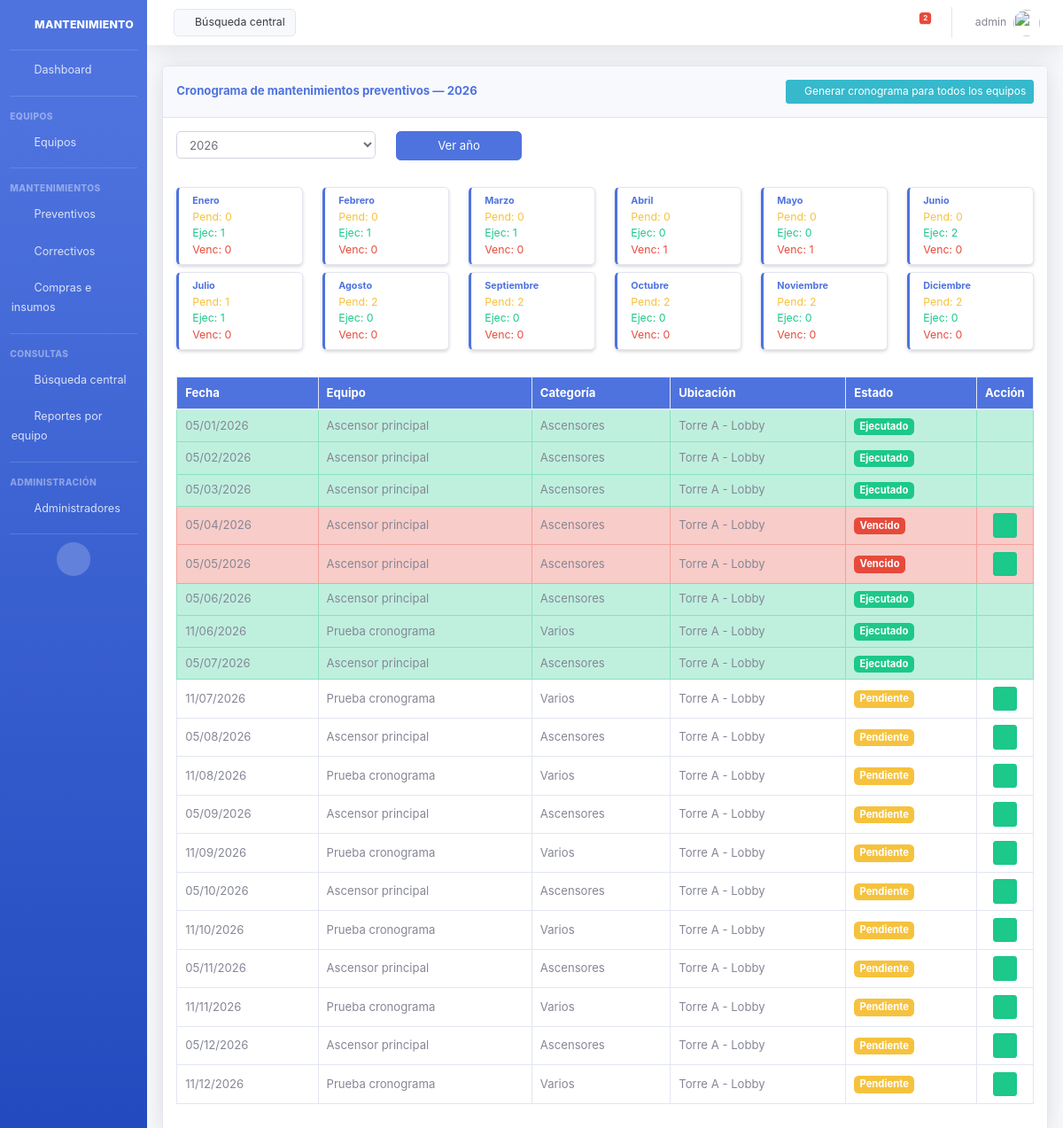
The app's page /api/preventivos/cronograma/ (signed in) with its own data.
### core/models.py (models this page shows, shortened)
class Administrador(AbstractUser):
    pass

class MantenimientoPreventivo(models.Model):
    ESTADO_CHOICES = [
        ('pendiente', 'Pendiente'),
        ('ejecutado', 'Ejecutado'),
        ('vencido', 'Vencido'),
    ]
    equipo = models.ForeignKey(Equipo, on_delete=models.CASCADE, related_name='mantenimientos_preventivos')
    fecha_programada = models.DateField()
    fecha_ejecutada = models.DateField(null=True, blank=True)
    estado = models.CharField(max_length=20, choices=ESTADO_CHOICES, default='pendiente')
    descripcion = models.TextField(blank=True, verbose_name='Descripción del trabajo')
    costo = models.DecimalField(max_digits=10, decimal_places=2, default=0)
    tecnico_responsable = models.CharField(max_length=200, blank=True)
    observaciones = models.TextField(blank=True)
    registrado_por = models.ForeignKey(get_user_model(), on_delete=models.SET_NULL, null=True, blank=True)
    fecha_registro = models.DateTimeField(auto_now_add=True)
    class Meta:
        ordering = ['fecha_programada']
        verbose_name = 'Mantenimiento preventivo'
        verbose_name_plural = 'Mantenimientos preventivos'
        unique_together = ['equipo', 'fecha_programada']

class Equipo(models.Model):
    nombre = models.CharField(max_length=200)
    categoria = models.CharField(max_length=80, choices=CATEGORIA_EQUIPO_CHOICES, default='varios')
    ubicacion = models.CharField(max_length=200)
    marca = models.CharField(max_length=100, blank=True)
    modelo = models.CharField(max_length=100, blank=True)
    numero_serie = models.CharField(max_length=100, blank=True)
    frecuencia_preventiva = models.CharField(max_length=20, choices=FRECUENCIA_CHOICES, default='mensual')
    fecha_base_programacion = models.DateField(help_text='Fecha de referencia para el cronograma anual')
    proveedor_servicio = models.CharField(max_length=200, blank=True)
    observaciones = models.TextField(blank=True)
    activo = models.BooleanField(default=True)
    fecha_registro = models.DateTimeField(auto_now_add=True)
    class Meta:
        ordering = ['categoria', 'nombre']
        verbose_name = 'Equipo'
        verbose_name_plural = 'Equipos'

### core/views.py (the view, shortened to what this page needs)
# urls.py: path('preventivos/cronograma/', cronograma_preventivos, name='cronograma-preventivos'),
def cronograma_preventivos(request):
    actualizar_estados_vencidos()
    anio = int(request.GET.get('anio', date.today().year))
    preventivos = MantenimientoPreventivo.objects.filter(
        fecha_programada__year=anio,
    ).select_related('equipo').order_by('fecha_programada')
    resumen_mes = {}
    for num, nombre in MESES:
        qs = preventivos.filter(fecha_programada__month=num)
        resumen_mes[nombre] = {
            'pendiente': qs.filter(estado='pendiente').count(),
            'ejecutado': qs.filter(estado='ejecutado').count(),
            'vencido': qs.filter(estado='vencido').count(),
        }
    return render(request, 'core/cronograma_preventivos.html', {
        'preventivos': preventivos,
        'anio_seleccionado': anio,
        'anios_disponibles': list(range(date.today().year - 1, date.today().year + 3)),
        'resumen_mes': resumen_mes,
    })

### core/views.py (called while the page is built)
def actualizar_estados_vencidos():
    MantenimientoPreventivo.objects.filter(
        estado='pendiente',
        fecha_programada__lt=date.today(),
    ).update(estado='vencido')

### core/templates/core/cronograma_preventivos.html (shortened to what this page needs)
{% extends 'core/base.html' %}
{% block content %}
<div class="card shadow mb-4">
    <div class="card-header py-3 d-flex justify-content-between align-items-center flex-wrap">
        <h6 class="m-0 font-weight-bold text-primary">Cronograma de mantenimientos preventivos — {{ anio_seleccionado }}</h6>
        <form method="post" class="d-inline mt-2 mt-md-0">
            <button type="submit" class="btn btn-info btn-sm">
                <i class="fas fa-sync"></i> Generar cronograma para todos los equipos
            </button>
        </form>
    </div>
    <div class="card-body">
        <form method="get" class="row filtros-inline mb-4">
            <div class="col-12 col-sm-6 col-md-3 mb-2">
                <select name="anio" class="form-control">
                    {% for anio in anios_disponibles %}
                    <option value="{{ anio }}" {% if anio == anio_seleccionado %}selected{% endif %}>{{ anio }}</option>
                    {% endfor %}
                </select>
            </div>
            <div class="col-12 col-sm-6 col-md-2 mb-2"><button class="btn btn-primary btn-block">Ver año</button></div>
        </form>
        <div class="row mb-4">
            {% for mes, datos in resumen_mes.items %}
            <div class="col-6 col-sm-4 col-md-3 col-lg-2 mb-2">
                <div class="card border-left-primary shadow-sm h-100">
                    <div class="card-body py-2 px-3">
                        <div class="text-xs font-weight-bold text-primary">{{ mes }}</div>
                        <small class="text-warning d-block">Pend: {{ datos.pendiente }}</small>
                        <small class="text-success d-block">Ejec: {{ datos.ejecutado }}</small>
                        <small class="text-danger d-block">Venc: {{ datos.vencido }}</small>
                    </div>
                </div>
            </div>
            {% endfor %}
        </div>
        <div class="table-responsive">
            <table id="tabla-datos" class="table table-bordered table-sm table-hover">
                <thead class="bg-primary text-white">
                    <tr>
                        <th>Fecha</th>
                        <th>Equipo</th>
                        <th>Categoría</th>
                        <th>Ubicación</th>
                        <th>Estado</th>
                        <th class="col-acciones">Acción</th>
                    </tr>
                </thead>
                <tbody>
                    {% for p in preventivos %}
                    <tr class="{% if p.estado == 'vencido' %}table-danger{% elif p.estado == 'ejecutado' %}table-success{% endif %}">
                        <td>{{ p.fecha_programada|date:"d/m/Y" }}</td>
                        <td>{{ p.equipo.nombre }}</td>
                        <td>{{ p.equipo.get_categoria_display }}</td>
                        <td>{{ p.equipo.ubicacion }}</td>
                        <td><span class="badge badge-{% if p.estado == 'ejecutado' %}success{% elif p.estado == 'vencido' %}danger{% else %}warning{% endif %}">{{ p.get_estado_display }}</span></td>
                        <td class="td-acciones">
                            {% if p.estado != 'ejecutado' %}
                            <div class="tabla-acciones">
                                <a href="{% url 'preventivo-ejecutar' p.id %}" class="btn btn-success btn-sm" title="Marcar ejecutado"><i class="fas fa-check"></i></a>
                            </div>
                            {% endif %}
                        </td>
                    </tr>
                    {% endfor %}
                </tbody>
            </table>
        </div>
    </div>
</div>
{% endblock %}
{% block extra_css %}
<link rel="stylesheet" href="https://cdn.datatables.net/1.13.6/css/dataTables.bootstrap4.min.css">
{% endblock %}

### core/templates/core/header.html (shortened to what this page needs)
{% load static %}
<nav class="navbar navbar-expand navbar-light bg-white topbar mb-4 static-top shadow">
    <a href="{% url 'busqueda-central' %}" class="d-none d-sm-inline-block btn btn-light border small mr-auto ml-md-3 my-2 my-md-0">
        <i class="fas fa-search fa-sm"></i> Búsqueda central
    </a>
    <ul class="navbar-nav ml-auto">
        <li class="nav-item dropdown no-arrow mx-1">
            <a class="nav-link dropdown-toggle" href="#" id="alertsDropdown" role="button" data-toggle="dropdown"
               aria-haspopup="true" aria-expanded="false">
                <i class="fas fa-bell fa-fw"></i>
                <span class="badge badge-danger badge-counter" id="alert-count">0</span>
            </a>
        </li>
        <li class="nav-item dropdown no-arrow">
            <a class="nav-link dropdown-toggle" href="#" id="userDropdown" role="button"
               data-toggle="dropdown" aria-haspopup="true" aria-expanded="false">
                <span class="mr-2 d-none d-lg-inline text-gray-600 small">{{ request.user.username }}</span>
                <img class="img-profile rounded-circle" src="{% static 'img/undraw_profile.svg' %}">
            </a>
        </li>
    </ul>
</nav>

### core/static/css/mantenimiento.css (style rules this page uses)
html { font-size: 15px; }
body { font-size: 0.9375rem; }
h6, .h6 { font-size: 0.88rem; }
.table { font-size: 0.875rem; }
.table th, .table td { padding: 0.5rem 0.6rem; vertical-align: middle; }
.btn { font-size: 0.875rem; }
.btn-sm { font-size: 0.8rem; padding: 0.25rem 0.5rem; }
.form-control, .custom-select, select.form-control { font-size: 0.875rem; padding: 0.4rem 0.65rem; height: calc(1.5em + 0.65rem + 2px); }
.card-header { padding: 0.6rem 1rem; }
.card-body { padding: 1rem; }
.badge { font-size: 0.75rem; padding: 0.35em 0.55em; }
.text-xs { font-size: 0.72rem !important; }
.small, small { font-size: 0.82rem; }
.topbar { height: 3.4rem !important; }
.topbar .nav-link { font-size: 0.875rem; }
.tabla-acciones { display: inline-flex; flex-wrap: nowrap; align-items: center; justify-content: center; gap: 0.35rem; }
.tabla-acciones .btn { margin: 0; flex-shrink: 0; }
td.td-acciones, th.col-acciones { text-align: center; white-space: nowrap; width: 1%; }

### records on screen
Administrador: user.username "admin"
MantenimientoPreventivo: fecha_programada "05/01/2026", equipo.nombre "Ascensor principal", equipo.categoria "Ascensores", equipo.ubicacion "Torre A - Lobby", estado "Ejecutado"
MantenimientoPreventivo: fecha_programada "05/02/2026", equipo.nombre "Ascensor principal", equipo.categoria "Ascensores", equipo.ubicacion "Torre A - Lobby", estado "Ejecutado"
MantenimientoPreventivo: fecha_programada "05/03/2026", equipo.nombre "Ascensor principal", equipo.categoria "Ascensores", equipo.ubicacion "Torre A - Lobby", estado "Ejecutado"
MantenimientoPreventivo: fecha_programada "05/04/2026", equipo.nombre "Ascensor principal", equipo.categoria "Ascensores", equipo.ubicacion "Torre A - Lobby", estado "Vencido"
MantenimientoPreventivo: fecha_programada "05/05/2026", equipo.nombre "Ascensor principal", equipo.categoria "Ascensores", equipo.ubicacion "Torre A - Lobby", estado "Vencido"
MantenimientoPreventivo: fecha_programada "05/06/2026", equipo.nombre "Ascensor principal", equipo.categoria "Ascensores", equipo.ubicacion "Torre A - Lobby", estado "Ejecutado"
MantenimientoPreventivo: fecha_programada "11/06/2026", equipo.nombre "Prueba cronograma", equipo.categoria "Varios", equipo.ubicacion "Torre A - Lobby", estado "Ejecutado"
MantenimientoPreventivo: fecha_programada "05/07/2026", equipo.nombre "Ascensor principal", equipo.categoria "Ascensores", equipo.ubicacion "Torre A - Lobby", estado "Ejecutado"
MantenimientoPreventivo: fecha_programada "11/07/2026", equipo.nombre "Prueba cronograma", equipo.categoria "Varios", equipo.ubicacion "Torre A - Lobby", estado "Pendiente"
MantenimientoPreventivo: fecha_programada "05/08/2026", equipo.nombre "Ascensor principal", equipo.categoria "Ascensores", equipo.ubicacion "Torre A - Lobby", estado "Pendiente"
MantenimientoPreventivo: fecha_programada "11/08/2026", equipo.nombre "Prueba cronograma", equipo.categoria "Varios", equipo.ubicacion "Torre A - Lobby", estado "Pendiente"
MantenimientoPreventivo: fecha_programada "05/09/2026", equipo.nombre "Ascensor principal", equipo.categoria "Ascensores", equipo.ubicacion "Torre A - Lobby", estado "Pendiente"
MantenimientoPreventivo: fecha_programada "11/09/2026", equipo.nombre "Prueba cronograma", equipo.categoria "Varios", equipo.ubicacion "Torre A - Lobby", estado "Pendiente"
MantenimientoPreventivo: fecha_programada "05/10/2026", equipo.nombre "Ascensor principal", equipo.categoria "Ascensores", equipo.ubicacion "Torre A - Lobby", estado "Pendiente"
MantenimientoPreventivo: fecha_programada "11/10/2026", equipo.nombre "Prueba cronograma", equipo.categoria "Varios", equipo.ubicacion "Torre A - Lobby", estado "Pendiente"
MantenimientoPreventivo: fecha_programada "05/11/2026", equipo.nombre "Ascensor principal", equipo.categoria "Ascensores", equipo.ubicacion "Torre A - Lobby", estado "Pendiente"
MantenimientoPreventivo: fecha_programada "11/11/2026", equipo.nombre "Prueba cronograma", equipo.categoria "Varios", equipo.ubicacion "Torre A - Lobby", estado "Pendiente"
MantenimientoPreventivo: fecha_programada "05/12/2026", equipo.nombre "Ascensor principal", equipo.categoria "Ascensores", equipo.ubicacion "Torre A - Lobby", estado "Pendiente"
MantenimientoPreventivo: fecha_programada "11/12/2026", equipo.nombre "Prueba cronograma", equipo.categoria "Varios", equipo.ubicacion "Torre A - Lobby", estado "Pendiente"

### other values on screen
{{ anio_seleccionado }} "2026"
{{ mes }} "Enero" "Febrero" "Marzo" "Abril" "Mayo" "Junio" "Julio" "Agosto" "Septiembre" "Octubre" "Noviembre" "Diciembre"
{{ datos.pendiente }} "0" "0" "0" "0" "0" "0" "1" "2" "2" "2" "2" "2"
{{ datos.ejecutado }} "1" "1" "1" "0" "0" "2" "1" "0" "0" "0" "0" "0"
{{ datos.vencido }} "0" "0" "0" "1" "1" "0" "0" "0" "0" "0" "0" "0"
form field anio "2026"
